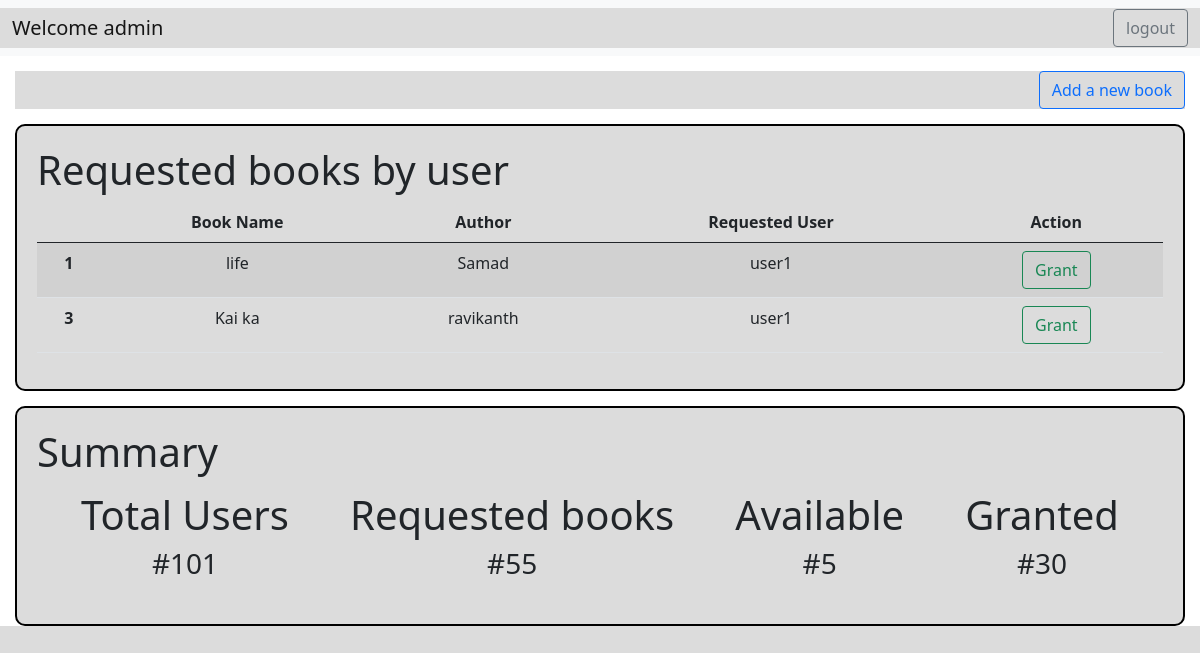
/admin_dashboard/2, run on the app's committed database.
### application/models.py (models this page shows)
class User(db.Model):
    id = db.Column(db.Integer, primary_key = True)
    email = db.Column(db.String(),unique = True, nullable = False)
    username = db.Column(db.String(), unique = True, nullable = False)
    password = db.Column (db.String(), nullable = False)
    type = db.Column (db.String(),default ="general")
    ebooks = db.relationship('Ebook', backref = 'bearer')

class Ebook(db.Model):
    id = db.Column(db.Integer, primary_key = True)
    b_name = db.Column(db.String(), nullable = False)
    author = db.Column(db.String(), nullable = False)
    b_url = db.Column(db.String(), nullable = True)
    status = db.Column(db.String(), default = "Available")
    user_id = db.Column(db.Integer, db.ForeignKey('user.id'), nullable = True)

### application/controllers.py (the view)
@app.route("/admin_dashboard/<int:user_id>", methods=["GET"])
def admin_dashboard(user_id):
    this_user = User.query.filter_by(id=int(user_id)).first()
    e_books = Ebook.query.filter_by(status="Requested").all()
    e_users = User.query.all()
    return render_template("admin_dashboard.html", user=this_user, admin_books=e_books,admin_users = e_users)

### templates/admin_dashboard.html (shortened to what this page needs)
<!DOCTYPE html>
<html lang="en">
<head>
    <link href="https://cdn.jsdelivr.net/npm/bootstrap@5.0.2/dist/css/bootstrap.min.css" rel="stylesheet"
>
    <link rel="stylesheet" href="../static/style.css">
</head>
<body>
    <div class="sign_in">
        <nav class="navbar navbar-expand-lg navbar-light bg-light">
            <div class="container-fluid">
                <a class="navbar-brand" href="#">Welcome {{user.username}}</a>
                <div class="d-flex">
                    <a class="btn btn-outline-secondary" href="/login">logout</a>
                </div>
            </div>
        </nav>
    </div>
    <div id="book_button">
        <a href="/create_eb" class="btn btn-outline-primary">Add a new book</a>
    </div>
    <div class=" req_books_admin content_main">
        <h1> Requested books by user </h1>
        <div id="content">
            <table class="table table-striped table-hover">
                <thead>
                    <tr>
                        <th scope="col">{{ID}}</th>
                        <th scope="col">Book Name</th>
                        <th scope="col">Author</th>
                        <th scope="col">Requested User</th>
                        <th scope="col">Action</th>
                    </tr>
                </thead>
                <tbody>
                    {% for admin_book in admin_books%}
                    <tr>
                        <th scope="row">{{admin_book.id}}</th>
                        <td>{{admin_book.b_name}}</td>
                        <td>{{admin_book.author}}</td>
                        {% for admin_user in admin_users %}
                        {% if admin_user.id == admin_book.user_id %}
                        <td>{{ admin_user.username }}</td>
                        {% endif %}
                        {% endfor %}
                        <td>
                            <a href="{{ url_for('grant_permission', user_id=user.id, book_id=admin_book.id, customer_user_id=admin_book.user_id) }}"
                                class="btn btn-outline-success">Grant</a>
                        </td>
                    </tr>
                    {% endfor %}
                </tbody>
            </table>
        </div>
    </div>
    <div class="summary_head ">
        <h1> Summary </h1>
        <div class="summary ">
            <div class="individual_summary ">
                <h1>Total Users</h1>
                <h3>#101</h3>
            </div>
            <div class="individual_summary">
                <h1>Requested books</h1>
                <h3>#55</h3>
            </div>
            <div class="individual_summary">
                <h1>Available</h1>
                <h3>#5</h3>
            </div>
            <div class="individual_summary">
                <h1>Granted</h1>
                <h3>#30</h3>
            </div>
        </div>
    </div>
</body>
</html>

### static/style.css (style rules this page uses)
* { margin: 0px; padding: 0px; background-color: gainsboro; }
.content_main { border: 2px solid black; border-radius: 10px; margin: 15px; padding: 20px; }
.summary { display: flex; flex-direction: row; justify-content: space-evenly; align-items: center; text-align: center; gap: 2rem; margin: 15px; }
.summary_head { border: 2px solid black; border-radius: 10px; margin: 15px; padding: 20px; }
#content { text-align: center; }
#book_button { margin: 15px; text-align: right; }

### data on the page
User: username "admin"
Ebook: id "1", b_name "life", author "Samad"
User: username "user1"
Ebook: id "3", b_name "Kai ka", author "ravikanth"
